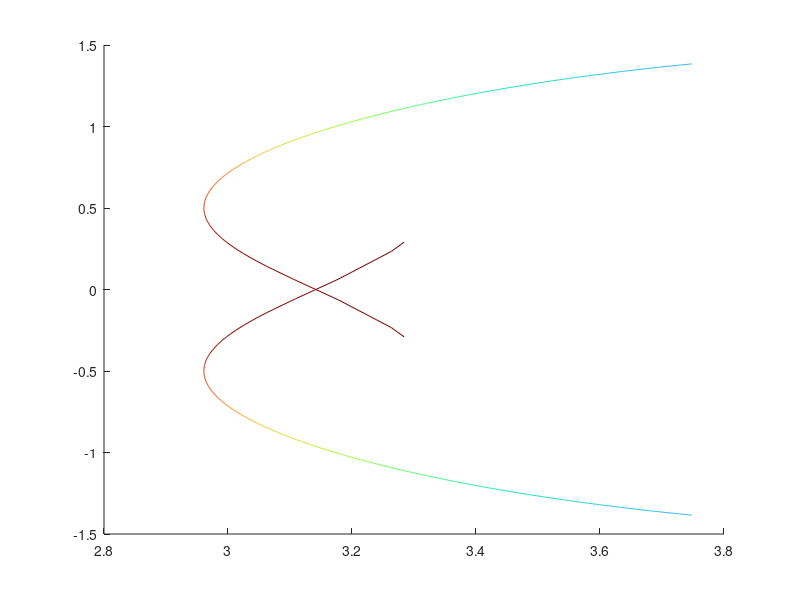

Here is the MATLAB script that generated this plot: (Note: this script raises an error after producing the figure.)
% sphere1()
% sphere2()
% sphere3()
function plotfig03()
  figure(3)
  hold on
  h=colormap(turbo);
  
  % curve 1
  hh=load('sphere1.mat');
  curve=hh.curve;
  nnn=hh.nnn;
  
  kk=3.14159265358979;
  
  for i=1:length(curve)-1
    x1=real(curve(i));
    x2=real(curve(i+1));
    y1=imag(curve(i));
    y2=imag(curve(i+1));
    plot([x1 x2],[y1,y2],'color',h(floor(nnn(i)*16),:))
    plot([x1 x2],[-y1,-y2],'color',h(floor(nnn(i)*16),:))
  end
    
  m=tan(pi/3);
  x=linspace(kk-0.2,kk+0.2,10);
  y1=m.*x-m*kk;
  y2=-m.*x+m*kk;
  plot(x,y1,'g');
  plot(x,y2,'g');
  cc=0.2/cos(pi/3);
  plot([kk-cc,kk+cc],[0,0],'g')
  plot(kk,0,'b*')
  
  % curve 2
  hh=load('sphere2.mat');
  curve=hh.curve;
  nnn=hh.nnn;
  
  kk=4.493409;
  
  for i=1:length(curve)-1
    x1=real(curve(i));
    x2=real(curve(i+1));
    y1=imag(curve(i));
    y2=imag(curve(i+1));
    plot([x1 x2],[y1,y2],'color',h(floor(nnn(i)*16),:))
    plot([x1 x2],[-y1,-y2],'color',h(floor(nnn(i)*16),:))
  end
    
  m=tan(pi/3);
  x=linspace(kk-0.2,kk+0.2,10);
  y1=m.*x-m*kk;
  y2=-m.*x+m*kk;
  plot(x,y1,'g');
  plot(x,y2,'g');
  cc=0.2/cos(pi/3);
  plot([kk-cc,kk+cc],[0,0],'g')
  plot(kk,0,'b*')
  
  % curve 3
  hh=load('sphere3.mat');
  curve=hh.curve;
  nnn=hh.nnn;
  
  kk=5.763459;
  
  for i=1:length(curve)-1
    x1=real(curve(i));
    x2=real(curve(i+1));
    y1=imag(curve(i));
    y2=imag(curve(i+1));
    plot([x1 x2],[y1,y2],'color',h(floor(nnn(i)*16),:))
    plot([x1 x2],[-y1,-y2],'color',h(floor(nnn(i)*16),:))
  end
    
  m=tan(pi/3);
  x=linspace(kk-0.2,kk+0.2,10);
  y1=m.*x-m*kk;
  y2=-m.*x+m*kk;
  plot(x,y1,'g');
  plot(x,y2,'g');
  cc=0.2/cos(pi/3);
  plot([kk-cc,kk+cc],[0,0],'g')
  plot(kk,0,'b*')
  
  % remaining stuff
  colorbar
  caxis([1,16])
  axis equal
  axis([2 7 -2 2])
  xlabel('Re(\kappa)')
  ylabel('Im(\kappa)')
  hold off
  
  set(gcf,'renderer','Painters')
  print -depsc fig03.eps
end